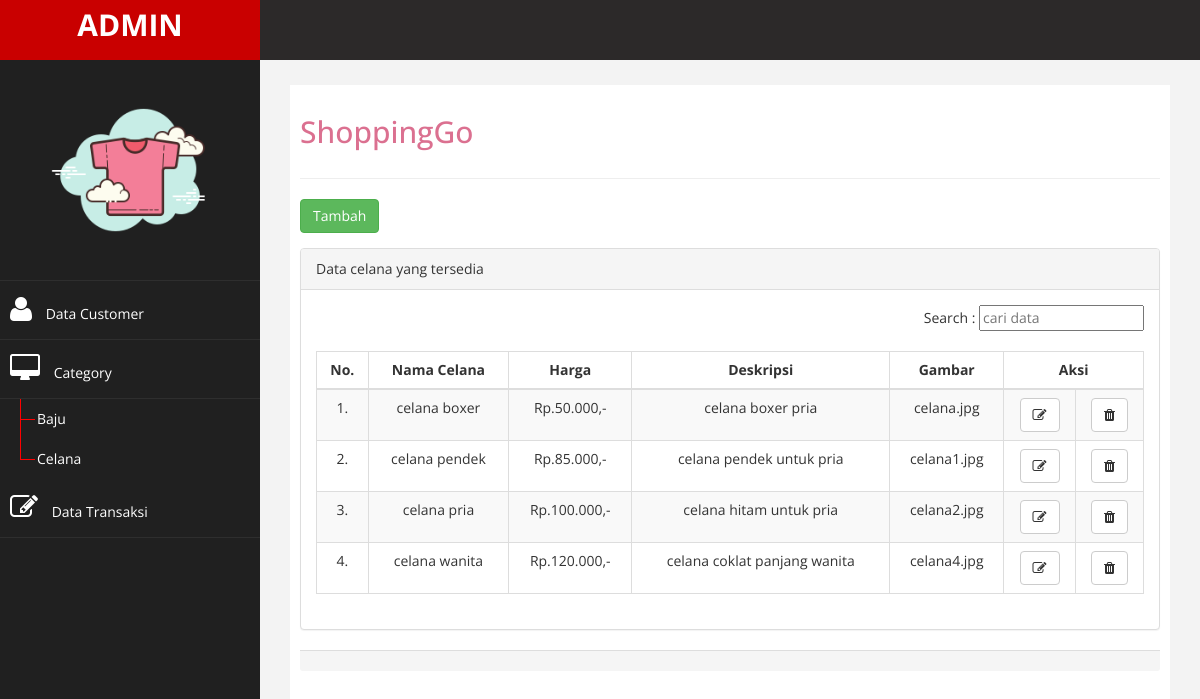
The app's page /index.php/admin/celana with its own data.
### tables this page shows
CREATE TABLE IF NOT EXISTS `celana` (
  `id_celana` int(15) NOT NULL,
  `gambar` text,
  `nama_celana` varchar(50) NOT NULL,
  `harga` int(15) NOT NULL,
  `deskripsi` varchar(200) NOT NULL
);

### application/controllers/admin/celana.php (called while the page is built, shortened)
<?php
class celana extends CI_Controller {
    public function __construct()
    {
        $this->load->model('Mcelana');
    }
    public function index()
    {
        $data['home'] = true;
        $data['hasil'] = $this->Mcelana->getList();
        $this->load->view('admin/v_celana.php',$data);
    }
}
?>

### index.php (called while the page is built, shortened)
<?php
require_once BASEPATH.'core/CodeIgniter.php';

### application/models/Mcelana.php (called while the page is built, shortened)
<?php
class Mcelana extends CI_Model{
	public $table = "celana";
	public function getList(){
		$query = $this->db->get($this->table);
		return $query->result();
	}
}
?>

### application/views/admin/v_celana.php (the view, shortened to what this page needs)
<div id="page-wrapper" >
    <div id="page-inner">
        <div class="row">
            <div class="col-md-12">
             <h2><font color="#DB709">ShoppingGo</font></h2>
            </div>
        </div>
         <hr />
<div class="form-group row" align="left">
        <div class="col-sm-12 ml-auto">
            <a href="<?php echo site_url()?>/admin/celana/add" class="btn btn-success">Tambah</a>
        </div>
</div>
<div class="row">
    <div class="col-md-12">
        <div class="panel panel-default">
            <div class="panel-heading">
                Data celana yang tersedia
            </div>
        <div class="panel-body">
                <form align="right" action="" method="POST">
                Search : <input type="text" name="query" placeholder="cari data"/>
                </form><br>
            <div class="table-responsive">
                <?php if ($hasil):?>
                <table class="table table-striped table-bordered table-hover" id="dataTables-example">
                <thead>
                    <tr>
                    <th><center><b>No.</th>
                    <th><center><b>Nama Celana</th>
                    <th><center><b>Harga</th>
                    <th><center><b>Deskripsi</th>
                    <th><center><b>Gambar</th>
                    <th colspan="3"><center><b>Aksi</th>
                    </tr>
                </thead>
                <tbody>
                    <?php $i=1;?>
                    <?php foreach ($hasil as $row):?>
                    <tr>
                    <td><center><?php echo $i?>.</td>
                    <td><center><?php echo $row->nama_celana?></td>
                    <td><center>Rp.<?php echo number_format($row->harga,0,',','.')?>,-</td>
                    <td><center><?php echo $row->deskripsi?></td>
                     <td><center><?php echo $row->gambar?></td>
                    <td align="center"><a class="btn btn-default" href="<?php echo site_url("admin/celana/add/$row->id_celana")?>" title="Edit"><i class="fa fa-edit "></i></a></td>
                    <td align="center"><a onclick="return confirm('Yakin data anda ingin di hapus?')" class="btn btn-default" href="<?php echo site_url("admin/celana/delete/$row->id_celana")?>" title="Hapus"><i class="fa fa-trash"></i></a></td>
                    </tr>
                        <?php $i++?>
                        <?php endforeach?>
                </tbody>
                </table>
                    <?php else: ?>
                    Tidak ada data
                    <?php endif?>
        </div>
        </div>
        </div>
    </div>
</div>

### assets/css/custom.css (style rules this page uses)
body { font-family: 'Open Sans', sans-serif; }
#page-wrapper { padding: 15px 15px; min-height: 600px; background:#F3F3F3; }
#page-inner { width:100%; margin:10px 20px 10px 0px; background-color:#fff!important; padding:10px; min-height:1200px; }
h2 { color: #f00; }
@media (min-width:768px) { #page-wrapper { margin: 0 0 0 260px; padding: 15px 30px; min-height: 1200px; } }

### records on screen
celana: nama_celana "celana boxer", harga "50.000", deskripsi "celana boxer pria", gambar "celana.jpg"
celana: nama_celana "celana pendek", harga "85.000", deskripsi "celana pendek untuk pria", gambar "celana1.jpg"
celana: nama_celana "celana pria", harga "100.000", deskripsi "celana hitam untuk pria", gambar "celana2.jpg"
celana: nama_celana "celana wanita", harga "120.000", deskripsi "celana coklat panjang wanita", gambar "celana4.jpg"
